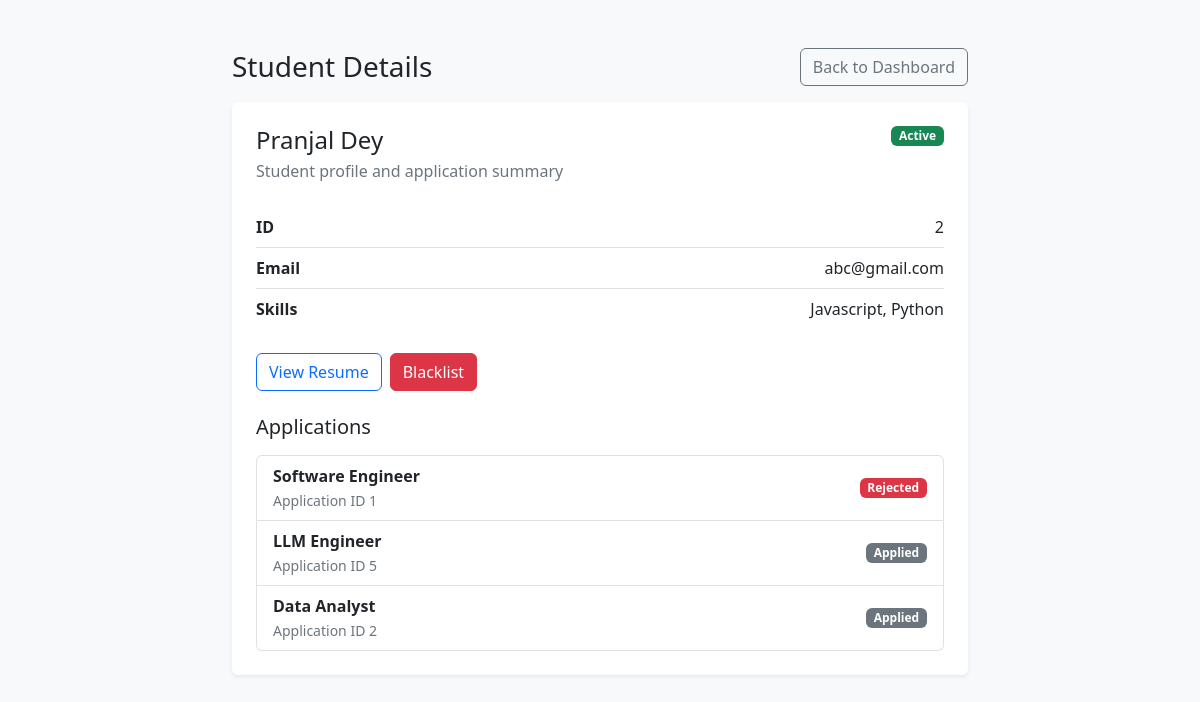
Page /admin/view/student/2 (signed in) on the committed database.
### models.py (models this page shows)
class Student(db.Model):
    id = db.Column(
        db.Integer,
        db.ForeignKey('user.id'),
        primary_key=True
    )
    name = db.Column(db.String(100))
    email = db.Column(db.String(100))
    skills = db.Column(db.String(200))
    resume = db.Column(db.String(200))
    blacklisted = db.Column(db.Boolean, default=False)
    applications = db.relationship('Application', backref='student', lazy=True)

class Application(db.Model):
    id = db.Column(db.Integer, primary_key=True)
    student_id = db.Column(
        db.Integer,
        db.ForeignKey('student.id')
    )
    drive_id = db.Column(
        db.Integer,
        db.ForeignKey('drive.id')
    )
    status = db.Column(
        db.String(20),
        default="Applied"
    )
    application_date = db.Column(
        db.Date,
        default=date.today
    )
    __table_args__ = (
        db.UniqueConstraint('student_id', 'drive_id'),
    )

class Drive(db.Model):
    id = db.Column(db.Integer, primary_key=True)
    company_id = db.Column(
        db.Integer,
        db.ForeignKey('company.id')
    )
    title = db.Column(db.String(100))
    description = db.Column(db.Text)
    eligibility = db.Column(db.String(200))
    deadline = db.Column(db.Date)
    approved = db.Column(db.Boolean, default=False)
    status = db.Column(db.String(20), default="Pending")
    applications = db.relationship('Application', backref='drive', lazy=True)

### routes.py (the view, shortened to what this page needs)
@routes.route("/admin/view/<role>/<int:id>")
@login_required
def admin_view(role, id):
    if current_user.role != "admin":
        return "Unauthorized"
    if role == "student":
        obj = Student.query.get_or_404(id)
        applications = Application.query.filter_by(student_id=id).all()
        return render_template(
            "admin_detail.html",
            role="student",
            obj=obj,
            applications=applications
        )
    else:
        return "Invalid role"

### app.py (called while the page is built)
@app.after_request
def add_no_cache_headers(response):
    if request.endpoint != "static":
        response.headers["Cache-Control"] = "no-store"
    return response

@login_manager.user_loader
def load_user(user_id):
    return User.query.get(int(user_id))

### templates/admin_detail.html (shortened to what this page needs)
{% extends "base.html" %}
{% block content %}
<div class="row justify-content-center">
   <div class="col-xl-8">
      <div class="d-flex justify-content-between align-items-center flex-wrap gap-2 mb-3">
         <h1 class="h3 mb-0">{{ role|title }} Details</h1>
         <a class="btn btn-outline-secondary" href="/admin/dashboard">Back to Dashboard</a>
      </div>
      <div class="card border-0 shadow-sm">
         <div class="card-body p-4">
            {% if role == "student" %}
            <div class="d-flex justify-content-between align-items-start flex-wrap gap-3 mb-4">
               <div>
                  <h2 class="h4 mb-1">{{obj.name}}</h2>
                  <p class="text-secondary mb-0">Student profile and application summary</p>
               </div>
               {% if obj.blacklisted %}
               <span class="badge text-bg-danger">Blacklisted</span>
               {% else %}
               <span class="badge text-bg-success">Active</span>
               {% endif %}
            </div>
            <div class="list-group list-group-flush mb-4">
               <div class="list-group-item px-0 d-flex justify-content-between"><span class="fw-semibold">ID</span><span>{{obj.id}}</span></div>
               <div class="list-group-item px-0 d-flex justify-content-between"><span class="fw-semibold">Email</span><span>{{obj.email}}</span></div>
               <div class="list-group-item px-0 d-flex justify-content-between"><span class="fw-semibold">Skills</span><span>{{obj.skills or "Not provided"}}</span></div>
            </div>
            <div class="d-flex flex-wrap gap-2 mb-4">
               {% if obj.resume %}
               <a class="btn btn-outline-primary" href="/static/uploads/{{obj.resume}}" target="_blank">View Resume</a>
               {% endif %}
               <a class="btn {% if obj.blacklisted %}btn-success{% else %}btn-danger{% endif %}" href="/admin/toggle_blacklist/{{role}}/{{obj.id}}">
                  {% if obj.blacklisted %}Remove Blacklist{% else %}Blacklist{% endif %}
               </a>
            </div>
            <h3 class="h5 mb-3">Applications</h3>
            <div class="list-group">
               {% for app in applications %}
               <div class="list-group-item d-flex justify-content-between align-items-center flex-wrap gap-2">
                  <div>
                     <div class="fw-semibold">{{ app.drive.title if app.drive else "Drive #" ~ app.drive_id }}</div>
                     <small class="text-secondary">Application ID {{ app.id }}</small>
                  </div>
                  <span class="badge {% if app.status == 'Selected' %}text-bg-success{% elif app.status == 'Rejected' %}text-bg-danger{% elif app.status == 'Shortlisted' %}text-bg-warning{% else %}text-bg-secondary{% endif %}">{{ app.status }}</span>
               </div>
               {% else %}
               <div class="list-group-item text-secondary">No applications found.</div>
               {% endfor %}
            </div>
            {% endif %}
         </div>
      </div>
   </div>
</div>
{% endblock %}

### rows in the picture
Student: name "Pranjal Dey", id "2", email "abc@gmail.com", skills "Javascript, Python"
Application: drive "Software Engineer", id "1", status "Rejected"
Application: drive "LLM Engineer", id "5", status "Applied"
Application: drive "Data Analyst", id "2", status "Applied"

### other values in the picture
{{ role|title }} "Student"
